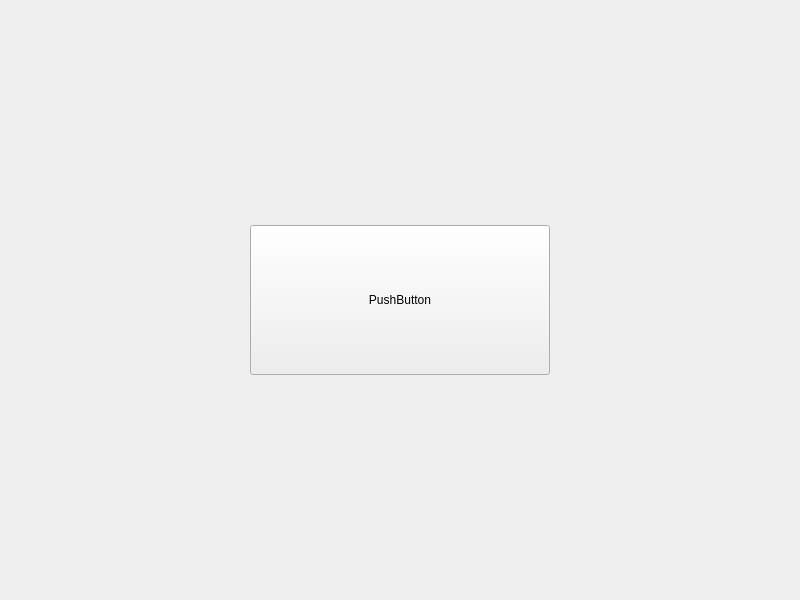
<?xml version="1.0" encoding="UTF-8"?>
<ui version="4.0">
 <class>Form</class>
 <widget class="QWidget" name="Form">
  <property name="enabled">
   <bool>true</bool>
  </property>
  <property name="geometry">
   <rect>
    <x>0</x>
    <y>0</y>
    <width>800</width>
    <height>600</height>
   </rect>
  </property>
  <property name="windowTitle">
   <string>Form</string>
  </property>
  <widget class="QPushButton" name="pushButton">
   <property name="geometry">
    <rect>
     <x>250</x>
     <y>225</y>
     <width>300</width>
     <height>150</height>
    </rect>
   </property>
   <property name="text">
    <string>PushButton</string>
   </property>
  </widget>
 </widget>
 <resources/>
 <connections/>
</ui>
